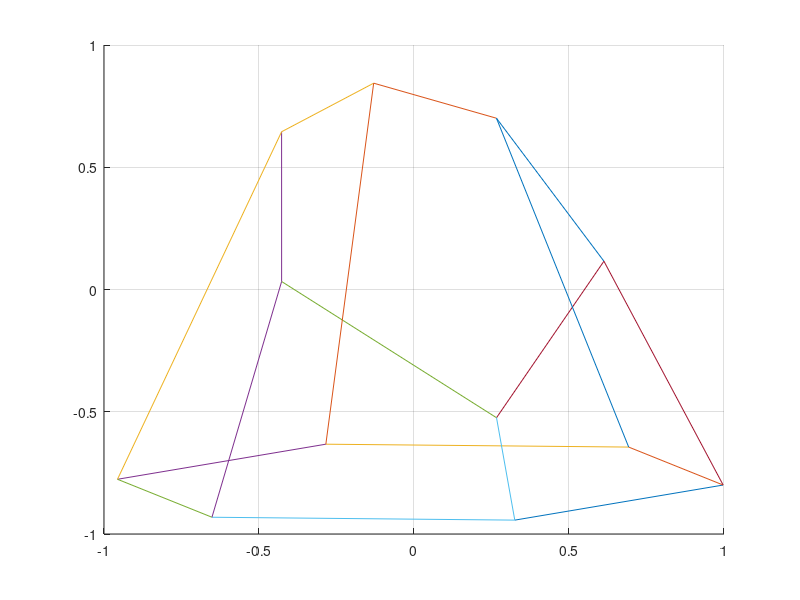

The MATLAB source for this figure:
# The defined points in R3:
p1 = [1.000; -0.800; 0.000]
p2 = [0.500; -0.800; -0.866]
p3 = [-0.500; -0.800; -0.866]
p4 = [-1.000; -0.800; 0.000]
p5 = [-0.500; -0.800; 0.866]
p6 = [0.500; -0.800; 0.866]
p7 = [0.840; -0.400; 0.000]
p8 = [0.315; 0.125; -0.546]
p9 = [-0.210; 0.650; -0.364]
p10 = [-0.360; 0.800; 0.000]
p11 = [-0.210; 0.650; 0.364]
p12 = [0.315; 0.125; 0.546]

# Matrix so that we can transform it later.
M = [p1, p2, p3, p4, p5, p6, p7, p8, p9, p10, p11, p12]

# Scale by 1.8 in the x-direction, 0.5 in the y-direction
# and 3.0 in the z-direction.
T = [1.8, 0, 0; 0, 0.5, 0; 0, 0, 3.0]
#M = T * M

# Translate by 1.2 in the x-direction, 0.4 in the y-direction
# and 1.7 in the z-direction.
u = [1.2; 0.4; 1.7]
#M = M + u # Fake matrix addition with vector.

# Rotate 30 degrees around the x-axis, -70 degrees around the
# y-axis and -27 degrees around the z-axis.
a = deg2rad(30)
R1 = [1, 0, 0; 0, cos(a), -sin(a); 0, sin(a), cos(a)]

b = deg2rad(-70)
R2 = [cos(b), 0, sin(b); 0, 1, 0; -sin(b), 0, cos(b)]

c = deg2rad(-27)
R3 = [cos(c), -sin(c), 0; sin(c), cos(c), 0; 0, 0, 1]
M = R3 * R2 * R1 * M

# Define plot settings.
hold on # Plot in same plot.
grid on # Turn on the grid for our plot.

# Plot lines between points.
plot([ M(1, 1) M(1, 2)], [M(2, 1) M(2, 2) ])
plot([ M(1, 2) M(1, 3)], [M(2, 2) M(2, 3) ])
plot([ M(1, 3) M(1, 4)], [M(2, 3) M(2, 4) ])
plot([ M(1, 4) M(1, 5)], [M(2, 4) M(2, 5) ])
plot([ M(1, 5) M(1, 6)], [M(2, 5) M(2, 6) ])
plot([ M(1, 6) M(1, 1)], [M(2, 6) M(2, 1) ])
plot([ M(1, 7) M(1, 8)], [M(2, 7) M(2, 8) ])
plot([ M(1, 8) M(1, 9)], [M(2, 8) M(2, 9) ])
plot([ M(1, 9) M(1, 10)], [M(2, 9) M(2, 10) ])
plot([ M(1, 10) M(1, 11)], [M(2, 10) M(2, 11) ])
plot([ M(1, 11) M(1, 12)], [M(2, 11) M(2, 12) ])
plot([ M(1, 12) M(1, 7)], [M(2, 12) M(2, 7) ])
plot([ M(1, 1) M(1, 7)], [M(2, 1) M(2, 7) ])
plot([ M(1, 2) M(1, 8)], [M(2, 2) M(2, 8) ])
plot([ M(1, 3) M(1, 9)], [M(2, 3) M(2, 9) ])
plot([ M(1, 4) M(1, 10)], [M(2, 4) M(2, 10) ])
plot([ M(1, 5) M(1, 11)], [M(2, 5) M(2, 11) ])
plot([ M(1, 6) M(1, 12)], [M(2, 6) M(2, 12) ])
